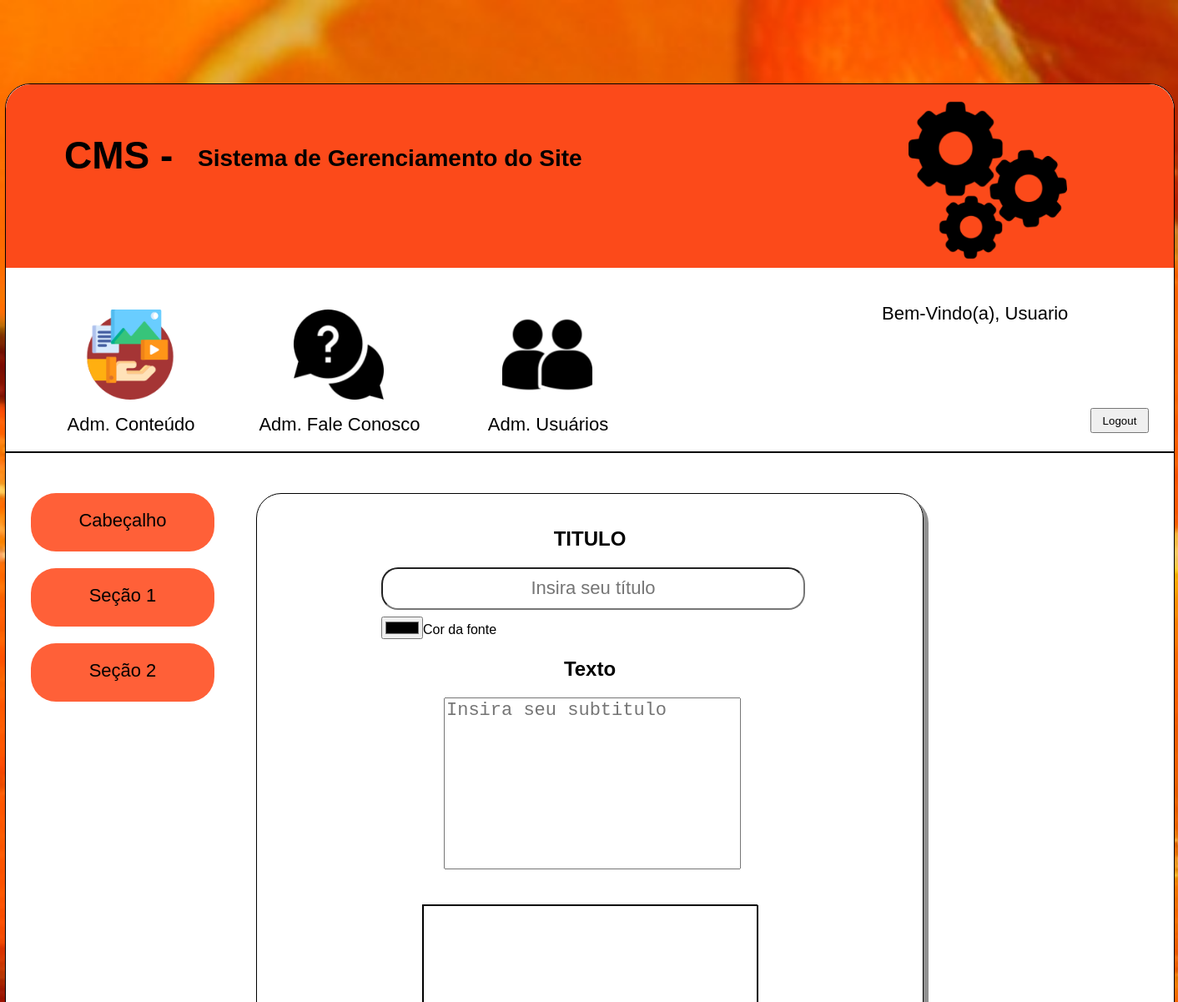
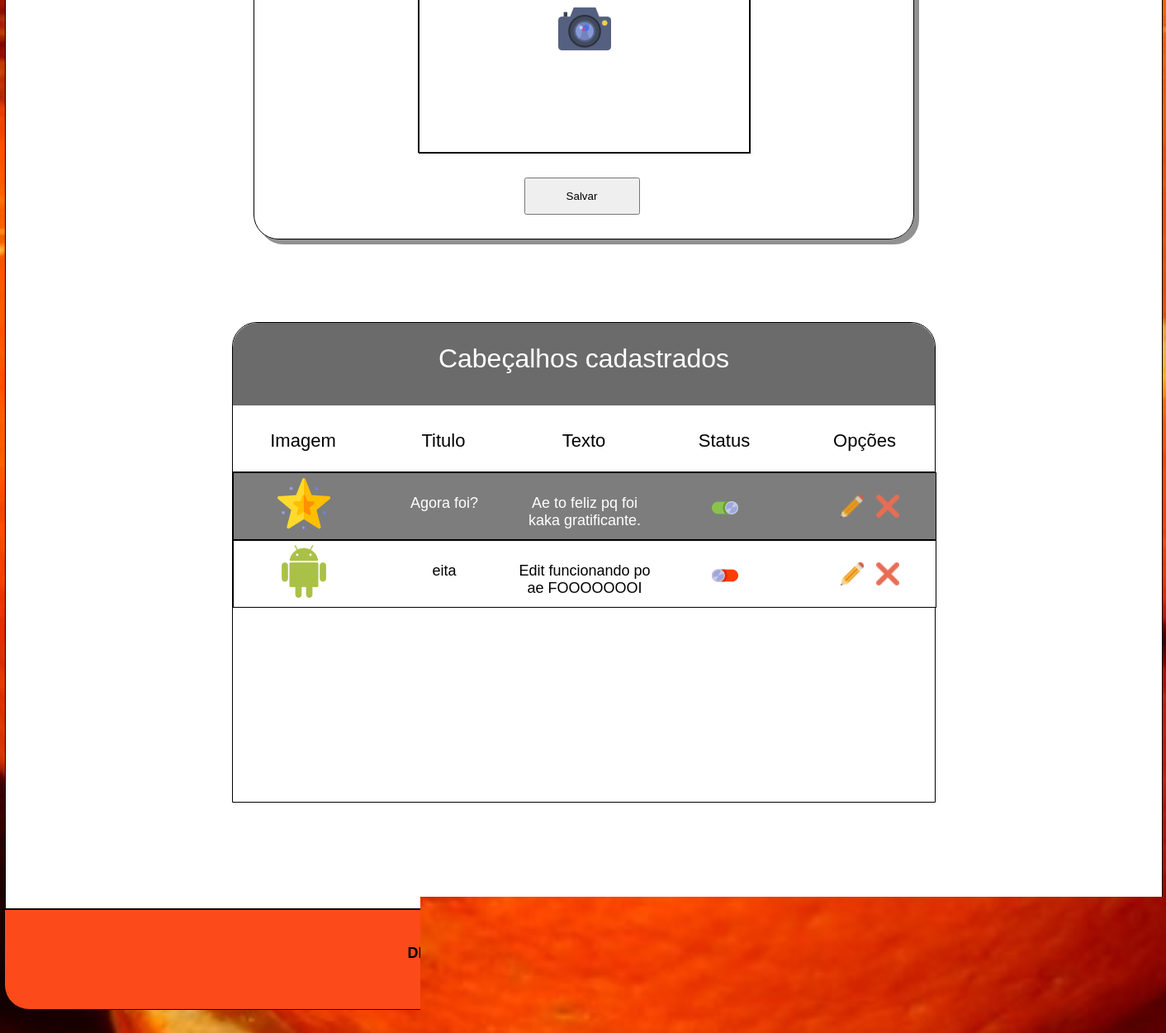
The page /cms/secaoUmSobre.php (signed in) on the database its author committed (2 pictures, top to bottom).
### tables this page shows
CREATE TABLE `tblusuarios` (
  `id` int(11) NOT NULL AUTO_INCREMENT,
  `usuario` varchar(50) DEFAULT NULL,
  `nome` varchar(50) DEFAULT NULL,
  `email` varchar(50) DEFAULT NULL,
  `senha` varchar(50) DEFAULT NULL,
  `codnivel` int(11) DEFAULT NULL,
  `status` tinyint(1) DEFAULT NULL,
  PRIMARY KEY (`id`),
  KEY `codnivel` (`codnivel`),
  CONSTRAINT `tblusuarios_ibfk_1` FOREIGN KEY (`codnivel`) REFERENCES `tblniveis` (`id`)
);

CREATE TABLE `sectionum_sobre` (
  `id` int(11) NOT NULL AUTO_INCREMENT,
  `titulo` varchar(50) DEFAULT NULL,
  `texto` varchar(300) DEFAULT NULL,
  `imagem` varchar(100) DEFAULT NULL,
  `cor_font` varchar(50) DEFAULT NULL,
  `status` tinyint(4) DEFAULT NULL,
  PRIMARY KEY (`id`)
);

### cms/secaoUmSobre.php (the view, shortened to what this page needs)
<?php
    require_once('modulos/footer.php');
    require_once('modulos/funcoes.php');
    $conexao = conexaoMysql();
    $elementoHtmlPermissoes = permissoesUsuario($conexao, $_SESSION['id_usuario']);
    $titulo = (string) "";
    $texto = (string) "";
    $imagem = (string) "<img src='icons/photo-camera.png' class='preview-icon-headersobre'>";
    $corTexto = (string) "";
    $valorBotao = (string) "Salvar";
?>
<!DOCTYPE html>
<html lang="pt-br">
    <head>
        <link type="text/css" rel="stylesheet" href="css/style.css">
    </head>
    <body>
        <div class="imagem_fundo">
            <section class="cms">
                <div class="conteudo center">
                    <div class="container_cms center">
                        <div class='container_cabecalho_cms'>
                            <div class='cms_titulo'>
                                <div class='container_titulo'>
                                    <div class='titulo'>
                                        <div class='cont_titulo'>
                                            <h1 class='titulo_style'> CMS - </h1>
                                        </div>
                                        <div class='cms_subtitulo'>
                                            <h2 class='subtitulo_style'>
                                                Sistema de Gerenciamento do Site
                                            </h2>
                                        </div>
                                    </div>
                                </div>
                                <div class='cms_imagem'>
                                </div>
                            </div>
                            <div class='cms_menu'>
                                <?=$elementoHtmlPermissoes;?>
                                <div class='container_logout'>
                                    <p class='text_logout'>
                                    <?php
                                        $sql = "SELECT * FROM tblusuarios WHERE id = ".$_SESSION['id_usuario'];
                                        $select = mysqli_query($conexao, $sql);
                                        if($rsUsuario = mysqli_fetch_array($select))
                                        {
                                    ?>
                                        Bem-Vindo(a), <?=$rsUsuario['nome'];?>
                                    <?php } ?>
                                    </p>
                                    <form name='frmformulario' method='post' action='bd/logout.php' class='input_logout'>
                                        <input name="btnLogout" type='submit' value='Logout' class='button_logout'>
                                    </form>
                                </div>
                            </div>
                        </div>
                        <div class="cms_conteudo" id="adm-sobre">
                            <div class="container_menu">
                                <ul class="menu">
                                    <a href="admHeaderSobre.php">
                                        <li class="menu_itens">
                                            Cabeçalho
                                        </li>
                                    </a>
                                    <a href="secaoUmSobre.php">
                                        <li class="menu_itens">
                                            Seção 1
                                        </li>
                                    </a>
                                    <a href="#">
                                        <li class="menu_itens">
                                            Seção 2
                                        </li>
                                    </a>
                                </ul>
                            </div>
                            <div class="container-cadastro-header center" id="container_registro_section1">
                                <form name="frmFormulario" method="post" action="bd/secaoUmInserir.php">
                                    <div class="cont-titulo-adm center">
                                        <h1 class="center txt-center">TITULO</h1>
                                        <input name="titulo" value="<?=$titulo?>" required class="titulo-admheader" type="text" maxlength="49" placeholder="Insira seu título">
                                        <input type="color" value="<?=$corTexto?>" name="cor_texto"><label>Cor da fonte</label>
                                    </div>
                                    <div class="cont-subtitulo-adm center">
                                        <h1 class="center txt-center">Texto</h1>
                                        <textarea name="texto" required class="text-admsection-um center" type="text" maxlength="299" placeholder="Insira seu subtitulo"><?=$texto?></textarea>
                                    </div>
                                    <div class="cont-preview-img center" id="preview-img-section1">
                                        <div id="preview-image-headersobre">
                                            <label for="input-image-headersobre" id="label-preview-image">
                                                <?=$imagem?>
                                            </label>
                                        </div>
                                    </div>
                                    <div class="container-submit-headersobre center">
                                        <input name="submit-header" class="submit-headersobre center" type="submit" value="<?=$valorBotao?>">
                                    </div>
                                </form>
                            </div>
                            <div id="container_usuarios_cadastrados_header">
                                <div class="center crud-headerSobre" id="tabela_usuarios_cadastrados-header">
                                    <div class="titulo_cadastrados">
                                        Cabeçalhos cadastrados
                                    </div>
                                    <div class="cont_cedulas_tabela">
                                        <div class="nome_cedula">
                                            Imagem
                                        </div>
                                        <div class="nome_cedula">
                                            Titulo
                                        </div>
                                        <div class="nome_cedula">
                                            Texto
                                        </div>
                                        <div class="nome_cedula">
                                            Status
                                        </div>
                                        <div class="nome_cedula">
                                            Opções
                                        </div>
                                    </div>
                                    <?php
                                        $sql = "SELECT * FROM sectionum_sobre";
                                        $select = mysqli_query($conexao, $sql);
                                        $contador = 0;
                                        while($rsConteudos = mysqli_fetch_array($select))
                                        {
                                            $contador++;
                                            if($contador % 2 == 0)
                                                $corLinha = "listra_branca";
                                            else
                                                $corLinha = "listra_negra";
                                    ?>
                                    <div class="container_dados_campo <?=$corLinha?>">
                                        <div class="campo_info campo-imageCrud">
                                            <img src="bd/arquivos/<?=$rsConteudos['imagem']?>" class="image-crud">
                                        </div>
                                        <div class="campo_info">
                                            <?=$rsConteudos['titulo']?>
                                        </div>
                                        <div class="campo_info">
                                            <?=$rsConteudos['texto']?>
                                        </div>
                                        <div class="campo_info">
                                        <?php if($rsConteudos['status'] == 1){ ?>
                                            <a href="bd/statusSectionUm.php?codigo=<?=$rsConteudos['id']?>&modo=status&status=<?=$rsConteudos['status']?>">
                                                <img src="icons/icons8-toggle-on-32.png" alt="Ativar">
                                            </a>
                                        <?php } else{ ?>
                                            <a href="bd/statusSectionUm.php?codigo=<?=$rsConteudos['id']?>&modo=status&status=<?=$rsConteudos['status']?>">
                                                <img src="icons/icons8-toggle-off-32.png" alt="Desativar">
                                            </a>
                                        <?php } ?>
                                        </div>
                                        <div class="campo_info">
                                            <div class="opcoes_imagens">
                                                <a href="secaoUmSobre.php?modo=editar&codigo=<?=$rsConteudos['id'];?>">
                                                    <img src="icons/editar.png" class="imagens_opcoes">
                                                </a>
                                                <a onclick="return confirm('Você realmente deseja excluir este registro?');" href="bd/excluirConteudo.php?codigo=<?=$rsConteudos['id']?>&tabela=sectionum_sobre&pagina=secaoUmSobre.php">
                                                    <img src="icons/claro.png" class="imagens_opcoes">
                                                </a>
                                            </div>
                                        </div>
                                    </div>
                                    <?php } ?>
                                </div>
                            </div>
                        </div>
                    </div>
                </div>
            </section>
            <?=$footer;?>
        </div>
    </body>
</html>

### rows shown on the page
tblusuarios: nome "Usuario"
sectionum_sobre: imagem (picture), titulo "Agora foi?", texto "Ae to feliz pq foi kaka gratificante.", status 1 (drawn)
sectionum_sobre: imagem (picture), titulo "eita", texto "Edit funcionando po ae FOOOOOOOI", status 0 (drawn)
